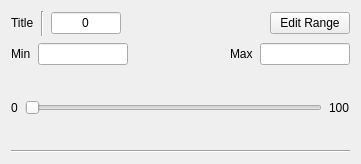
<?xml version="1.0" encoding="UTF-8"?>
<ui version="4.0">
 <class>HybridSlider</class>
 <widget class="QWidget" name="HybridSlider">
  <property name="geometry">
   <rect>
    <x>0</x>
    <y>0</y>
    <width>361</width>
    <height>164</height>
   </rect>
  </property>
  <property name="sizePolicy">
   <sizepolicy hsizetype="Expanding" vsizetype="MinimumExpanding">
    <horstretch>0</horstretch>
    <verstretch>0</verstretch>
   </sizepolicy>
  </property>
  <property name="maximumSize">
   <size>
    <width>16777215</width>
    <height>16777215</height>
   </size>
  </property>
  <property name="windowTitle">
   <string>Form</string>
  </property>
  <layout class="QVBoxLayout" name="verticalLayout_2">
   <item>
    <layout class="QGridLayout" name="gridLayout" rowstretch="1,0,0,0,0,0">
     <property name="spacing">
      <number>7</number>
     </property>
     <item row="0" column="0">
      <layout class="QHBoxLayout" name="horizontalLayout" stretch="2,0,0,0,0">
       <item>
        <widget class="QLabel" name="labelTitle">
         <property name="sizePolicy">
          <sizepolicy hsizetype="Fixed" vsizetype="Fixed">
           <horstretch>0</horstretch>
           <verstretch>0</verstretch>
          </sizepolicy>
         </property>
         <property name="text">
          <string>Title</string>
         </property>
        </widget>
       </item>
       <item>
        <widget class="Line" name="line_2">
         <property name="sizePolicy">
          <sizepolicy hsizetype="Fixed" vsizetype="Fixed">
           <horstretch>0</horstretch>
           <verstretch>0</verstretch>
          </sizepolicy>
         </property>
         <property name="minimumSize">
          <size>
           <width>0</width>
           <height>25</height>
          </size>
         </property>
         <property name="orientation">
          <enum>Qt::Vertical</enum>
         </property>
        </widget>
       </item>
       <item>
        <widget class="QLineEdit" name="editValue">
         <property name="sizePolicy">
          <sizepolicy hsizetype="Fixed" vsizetype="Fixed">
           <horstretch>0</horstretch>
           <verstretch>0</verstretch>
          </sizepolicy>
         </property>
         <property name="maximumSize">
          <size>
           <width>70</width>
           <height>16777215</height>
          </size>
         </property>
         <property name="text">
          <string>0</string>
         </property>
         <property name="alignment">
          <set>Qt::AlignCenter</set>
         </property>
        </widget>
       </item>
       <item>
        <spacer name="horizontalSpacer">
         <property name="orientation">
          <enum>Qt::Horizontal</enum>
         </property>
         <property name="sizeHint" stdset="0">
          <size>
           <width>40</width>
           <height>20</height>
          </size>
         </property>
        </spacer>
       </item>
       <item>
        <widget class="QPushButton" name="buttonEditApply">
         <property name="maximumSize">
          <size>
           <width>130</width>
           <height>16777215</height>
          </size>
         </property>
         <property name="text">
          <string>Edit Range</string>
         </property>
        </widget>
       </item>
      </layout>
     </item>
     <item row="2" column="0">
      <layout class="QVBoxLayout" name="verticalLayout">
       <item>
        <layout class="QHBoxLayout" name="horizontalLayout_4">
         <item>
          <widget class="QLabel" name="label_6">
           <property name="sizePolicy">
            <sizepolicy hsizetype="Fixed" vsizetype="Fixed">
             <horstretch>0</horstretch>
             <verstretch>0</verstretch>
            </sizepolicy>
           </property>
           <property name="text">
            <string>Min</string>
           </property>
          </widget>
         </item>
         <item>
          <widget class="QLineEdit" name="lineEditMinVal">
           <property name="sizePolicy">
            <sizepolicy hsizetype="Fixed" vsizetype="Fixed">
             <horstretch>0</horstretch>
             <verstretch>0</verstretch>
            </sizepolicy>
           </property>
           <property name="maximumSize">
            <size>
             <width>90</width>
             <height>16777215</height>
            </size>
           </property>
          </widget>
         </item>
         <item>
          <spacer name="horizontalSpacer_2">
           <property name="orientation">
            <enum>Qt::Horizontal</enum>
           </property>
           <property name="sizeType">
            <enum>QSizePolicy::MinimumExpanding</enum>
           </property>
           <property name="sizeHint" stdset="0">
            <size>
             <width>40</width>
             <height>20</height>
            </size>
           </property>
          </spacer>
         </item>
         <item>
          <widget class="QLabel" name="label_5">
           <property name="sizePolicy">
            <sizepolicy hsizetype="Fixed" vsizetype="Fixed">
             <horstretch>0</horstretch>
             <verstretch>0</verstretch>
            </sizepolicy>
           </property>
           <property name="text">
            <string>Max</string>
           </property>
          </widget>
         </item>
         <item>
          <widget class="QLineEdit" name="lineEditMaxVal">
           <property name="sizePolicy">
            <sizepolicy hsizetype="Fixed" vsizetype="Fixed">
             <horstretch>0</horstretch>
             <verstretch>0</verstretch>
            </sizepolicy>
           </property>
           <property name="maximumSize">
            <size>
             <width>90</width>
             <height>16777215</height>
            </size>
           </property>
          </widget>
         </item>
        </layout>
       </item>
      </layout>
     </item>
     <item row="3" column="0">
      <layout class="QHBoxLayout" name="horizontalLayout_2">
       <item>
        <widget class="QLabel" name="labelMinVal">
         <property name="text">
          <string>0</string>
         </property>
        </widget>
       </item>
       <item>
        <widget class="QSlider" name="sliderVal">
         <property name="maximum">
          <number>1000</number>
         </property>
         <property name="orientation">
          <enum>Qt::Horizontal</enum>
         </property>
        </widget>
       </item>
       <item>
        <widget class="QLabel" name="labelMaxVal">
         <property name="text">
          <string>100</string>
         </property>
        </widget>
       </item>
      </layout>
     </item>
    </layout>
   </item>
   <item>
    <widget class="Line" name="line">
     <property name="orientation">
      <enum>Qt::Horizontal</enum>
     </property>
    </widget>
   </item>
  </layout>
 </widget>
 <resources/>
 <connections/>
</ui>
